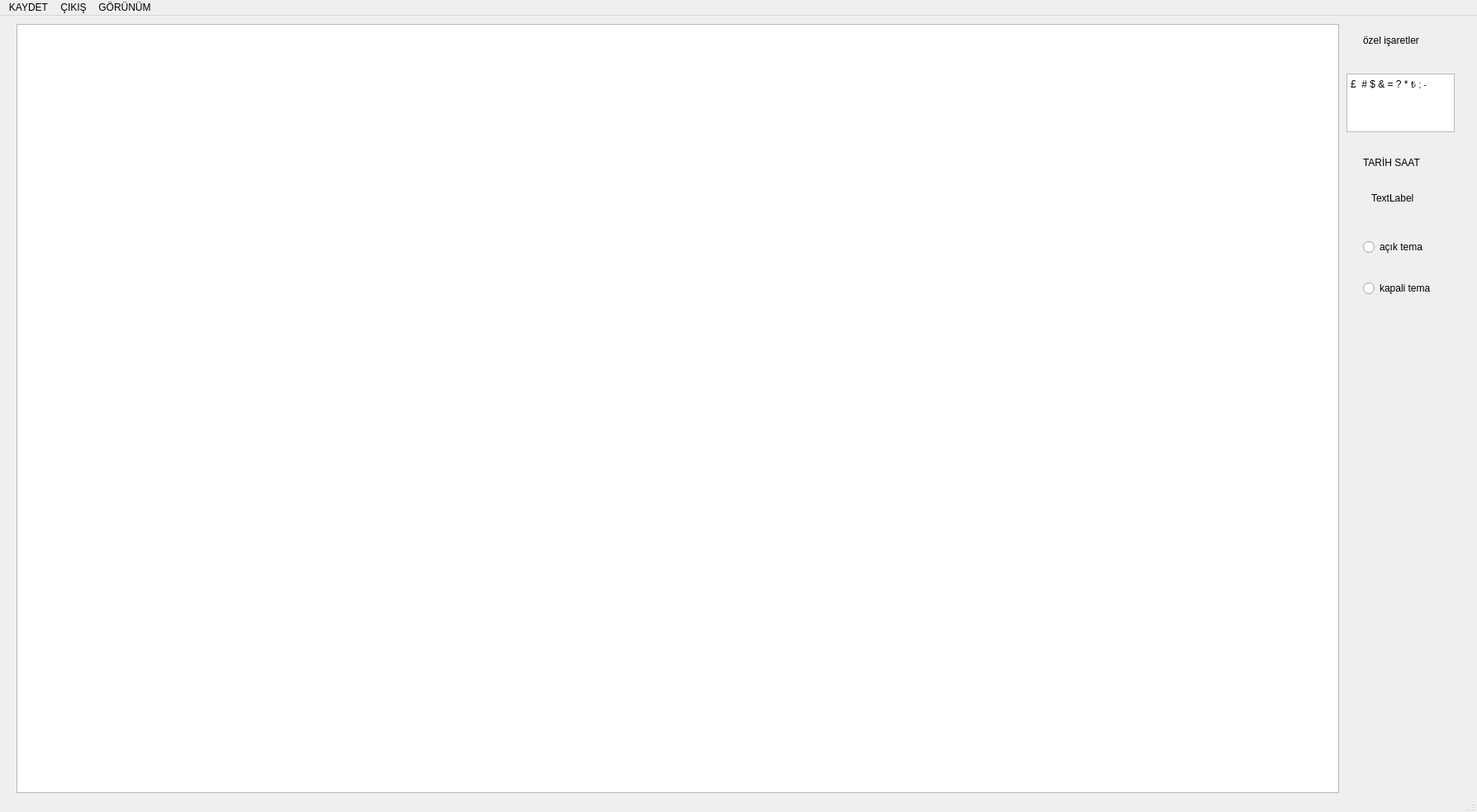
<?xml version="1.0" encoding="UTF-8"?>
<ui version="4.0">
 <class>MainWindow</class>
 <widget class="QMainWindow" name="MainWindow">
  <property name="geometry">
   <rect>
    <x>0</x>
    <y>0</y>
    <width>1788</width>
    <height>983</height>
   </rect>
  </property>
  <property name="windowTitle">
   <string>MainWindow</string>
  </property>
  <widget class="QWidget" name="centralwidget">
   <widget class="QTextEdit" name="textEdit">
    <property name="geometry">
     <rect>
      <x>20</x>
      <y>10</y>
      <width>1601</width>
      <height>931</height>
     </rect>
    </property>
   </widget>
   <widget class="QRadioButton" name="aciktema">
    <property name="geometry">
     <rect>
      <x>1650</x>
      <y>270</y>
      <width>95</width>
      <height>20</height>
     </rect>
    </property>
    <property name="text">
     <string>açık tema</string>
    </property>
   </widget>
   <widget class="QRadioButton" name="kapali">
    <property name="geometry">
     <rect>
      <x>1650</x>
      <y>320</y>
      <width>95</width>
      <height>20</height>
     </rect>
    </property>
    <property name="text">
     <string>kapali tema</string>
    </property>
   </widget>
   <widget class="QLabel" name="label">
    <property name="geometry">
     <rect>
      <x>1650</x>
      <y>20</y>
      <width>101</width>
      <height>20</height>
     </rect>
    </property>
    <property name="text">
     <string>özel işaretler</string>
    </property>
   </widget>
   <widget class="QTextBrowser" name="textBrowser">
    <property name="geometry">
     <rect>
      <x>1630</x>
      <y>70</y>
      <width>131</width>
      <height>71</height>
     </rect>
    </property>
    <property name="html">
     <string>&lt;!DOCTYPE HTML PUBLIC &quot;-//W3C//DTD HTML 4.0//EN&quot; &quot;http://www.w3.org/TR/REC-html40/strict.dtd&quot;&gt;
&lt;html&gt;&lt;head&gt;&lt;meta name=&quot;qrichtext&quot; content=&quot;1&quot; /&gt;&lt;style type=&quot;text/css&quot;&gt;
p, li { white-space: pre-wrap; }
&lt;/style&gt;&lt;/head&gt;&lt;body style=&quot; font-family:'Ubuntu'; font-size:10pt; font-weight:400; font-style:normal;&quot;&gt;
&lt;p style=&quot; margin-top:0px; margin-bottom:0px; margin-left:0px; margin-right:0px; -qt-block-indent:0; text-indent:0px;&quot;&gt;&lt;span style=&quot; font-family:'MS Shell Dlg 2'; font-size:9pt;&quot;&gt;£  # $ &amp;amp; = ? * &lt;/span&gt;&lt;span style=&quot; font-family:'sans-serif'; font-size:8pt; color:#202122; background-color:#ffffff;&quot;&gt;₺ ; -&lt;/span&gt;&lt;/p&gt;
&lt;p style=&quot;-qt-paragraph-type:empty; margin-top:0px; margin-bottom:0px; margin-left:0px; margin-right:0px; -qt-block-indent:0; text-indent:0px; font-family:'MS Shell Dlg 2'; font-size:9pt;&quot;&gt;&lt;br /&gt;&lt;/p&gt;&lt;/body&gt;&lt;/html&gt;</string>
    </property>
   </widget>
   <widget class="QLabel" name="label_2">
    <property name="geometry">
     <rect>
      <x>1650</x>
      <y>170</y>
      <width>91</width>
      <height>16</height>
     </rect>
    </property>
    <property name="text">
     <string>TARİH SAAT</string>
    </property>
   </widget>
   <widget class="QLabel" name="saat">
    <property name="geometry">
     <rect>
      <x>1660</x>
      <y>200</y>
      <width>181</width>
      <height>41</height>
     </rect>
    </property>
    <property name="text">
     <string>TextLabel</string>
    </property>
   </widget>
  </widget>
  <widget class="QMenuBar" name="menubar">
   <property name="geometry">
    <rect>
     <x>0</x>
     <y>0</y>
     <width>1788</width>
     <height>21</height>
    </rect>
   </property>
   <widget class="QMenu" name="menuKAYDET">
    <property name="title">
     <string>KAYDET</string>
    </property>
    <addaction name="TXTBUTON"/>
    <addaction name="pdf"/>
   </widget>
   <widget class="QMenu" name="CIK">
    <property name="title">
     <string>ÇIKIŞ</string>
    </property>
    <addaction name="CIK2"/>
   </widget>
   <widget class="QMenu" name="menuG_R_N_M">
    <property name="title">
     <string>GÖRÜNÜM</string>
    </property>
    <addaction name="FONT"/>
    <addaction name="renk"/>
   </widget>
   <addaction name="menuKAYDET"/>
   <addaction name="CIK"/>
   <addaction name="menuG_R_N_M"/>
  </widget>
  <widget class="QStatusBar" name="statusbar"/>
  <action name="TXTBUTON">
   <property name="text">
    <string>TXT</string>
   </property>
  </action>
  <action name="pdf">
   <property name="text">
    <string>PDF</string>
   </property>
  </action>
  <action name="CIK2">
   <property name="text">
    <string>ÇIK</string>
   </property>
  </action>
  <action name="FONT">
   <property name="text">
    <string>FONT</string>
   </property>
  </action>
  <action name="renk">
   <property name="text">
    <string>RENK</string>
   </property>
  </action>
 </widget>
 <resources/>
 <connections/>
</ui>
